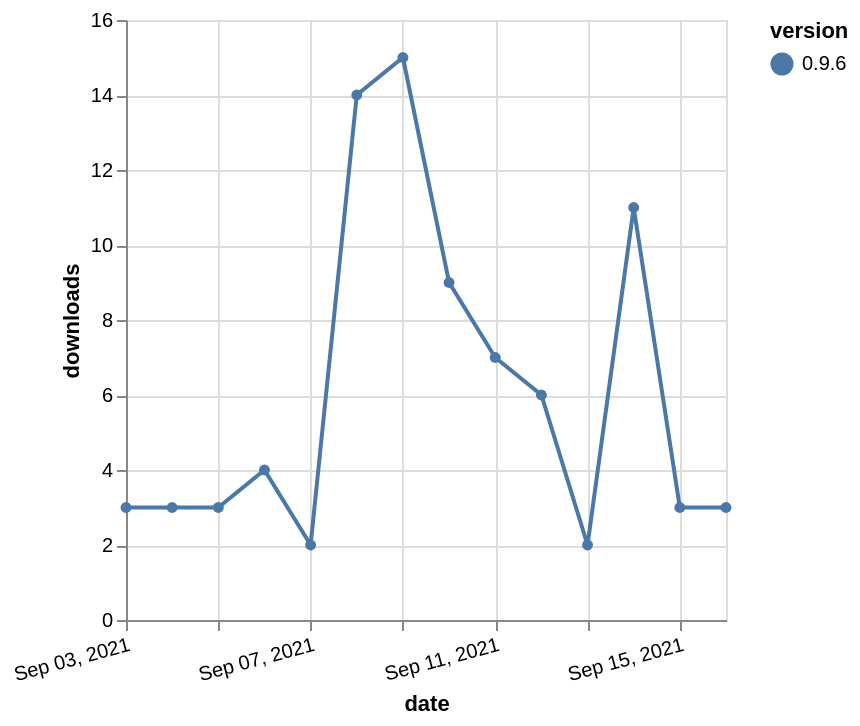

Write a Vega-Lite specification for this figure.
### Vega-Lite specification from a JSON file in a GitHub repository (floating-point values rounded to 4 significant figures)
{"$schema": "https://vega.github.io/schema/vega-lite/v5.json", "description": "A simple bar chart with embedded data.", "data": {"values": [{"date": "2021-09-03", "total": 14255, "delta": 3, "version": "0.9.6"}, {"date": "2021-09-04", "total": 14258, "delta": 3, "version": "0.9.6"}, {"date": "2021-09-05", "total": 14261, "delta": 3, "version": "0.9.6"}, {"date": "2021-09-06", "total": 14265, "delta": 4, "version": "0.9.6"}, {"date": "2021-09-07", "total": 14267, "delta": 2, "version": "0.9.6"}, {"date": "2021-09-08", "total": 14281, "delta": 14, "version": "0.9.6"}, {"date": "2021-09-09", "total": 14296, "delta": 15, "version": "0.9.6"}, {"date": "2021-09-10", "total": 14305, "delta": 9, "version": "0.9.6"}, {"date": "2021-09-11", "total": 14312, "delta": 7, "version": "0.9.6"}, {"date": "2021-09-12", "total": 14318, "delta": 6, "version": "0.9.6"}, {"date": "2021-09-13", "total": 14320, "delta": 2, "version": "0.9.6"}, {"date": "2021-09-14", "total": 14331, "delta": 11, "version": "0.9.6"}, {"date": "2021-09-15", "total": 14334, "delta": 3, "version": "0.9.6"}, {"date": "2021-09-16", "total": 14337, "delta": 3, "version": "0.9.6"}]}, "width": "container", "mark": {"type": "line", "point": {"filled": true}}, "encoding": {"x": {"field": "date", "type": "temporal", "timeUnit": "yearmonthdate", "title": "date", "axis": {"labelAngle": -15}}, "y": {"field": "delta", "type": "quantitative", "title": "downloads"}, "color": {"field": "version", "type": "nominal"}, "tooltip": {"field": "delta"}}}
